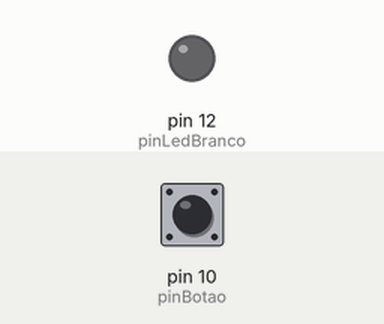
The sketch below on a simulated Arduino Uno, built with avr-gcc and run on an emulated ATmega328P. On the bench: output pins drawn as LEDs (lit = HIGH). Inputs (shaded band) come from the test bench; at power-on: pin 10 (pinBotao) LOW. What the sketch prints to the serial monitor is not drawn.

Above: at 1.2 s.
1.3 s: pin 10 (pinBotao) pulled HIGH for 0.15 s
At 1.38 s:
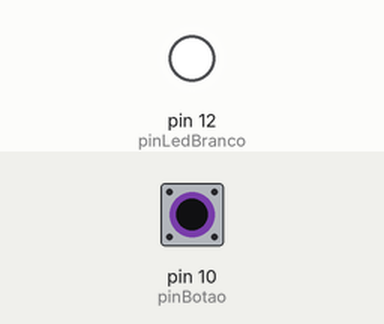
2.9 s: pin 10 (pinBotao) pulled HIGH for 3.2 s
At 6.6 s:
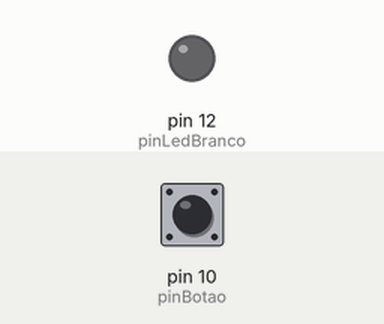
Timing chart, 0 to 8.1 s (numbered marks = the images above; inputs shaded):
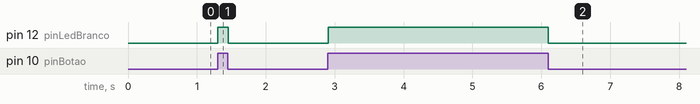

Measured:
- after the input at 1.3 s, pin 12 (pinLedBranco): LOW → HIGH at once, → LOW 0.15 s later
- after the input at 2.9 s, pin 12 (pinLedBranco): LOW → HIGH at once, → LOW 3.2 s later

The sketch:

aula_34_botao1.ino
```cpp
/*
 Autor: Anna beatriz
 Nome do programa: botao
 Data: 11/03/2025
 Descrição: Ligar led apertando o botao
 */


#define pinBotao 10
#define pinLedBranco 12

//-----VARIAVEIS GLOBAIS-------


void setup()
{
 Serial.begin(9600);

  pinMode(pinLedBranco, OUTPUT);
  pinMode(pinBotao, INPUT);
}

void loop()
{


 bool estadoBotao = digitalRead(pinBotao);
  Serial.println(estadoBotao);

  if(estadoBotao == 1){
    digitalWrite(pinLedBranco, HIGH);
  }else{
    digitalWrite(pinLedBranco, LOW);
  }
}
```
